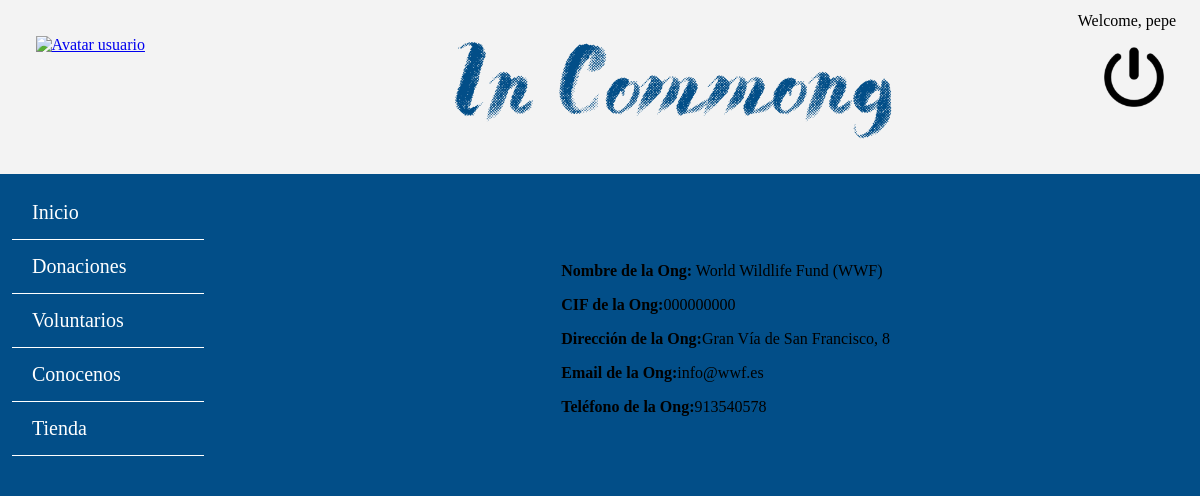
The app's page /perfilOng.php?ong=000000000 (signed in) with its own data.
### tables this page shows
CREATE TABLE `ong` (
  `CIF` varchar(9) NOT NULL,
  `nombre` varchar(30) NOT NULL,
  `direccion` varchar(50) DEFAULT NULL,
  `email` varchar(30) NOT NULL,
  `usuario` varchar(20) NOT NULL,
  `pass` varchar(20) NOT NULL,
  `telefono` int(11) DEFAULT NULL,
  `imagen` varchar(50) NOT NULL
);

### includes/DaoScripts/DaoOngs.php (called while the page is built, shortened)
<?php
	require_once '/../ModelScripts/ong.php';
	class DaoOngs{
		public function seleccionaOng($cif){
			$app = App::getSingleton();
    		$con = $app->conexionBd();
			$sql = "SELECT * FROM ong WHERE CIF = '$cif'";
			$rs = $con->query($sql) or die($con->error);
			$resultado = "";
			while($lista = @$rs->fetch_assoc()){
				$resultado =  new ong($lista['CIF'], $lista['nombre'], $lista['direccion'], $lista['email'], $lista['usuario'], $lista['pass'], $lista['telefono'], $lista['imagen']);
			}
			return $resultado;
		}
	}
?>

### includes/ModelScripts/GestorOngs.php (called while the page is built, shortened)
<?php
	require_once '/../DaoScripts/DaoOngs.php';
	class GestorOngs{
		private $daoOngs;
		function __construct(){
			$this->daoOngs = new DaoOngs();
		}
		public function seleccionaOng($cif){
			$cifN = htmlspecialchars(trim(strip_tags($cif)));
			return ($this->daoOngs->seleccionaOng($cifN));
		}
	}
?>

### includes/ModelScripts/ong.php (called while the page is built, shortened)
<?php
	class Ong{
		private $cif;
		private $nombre;
		private $direccion;
		private $email;
		private $telefono;
		function __construct($cif, $nombre, $direccion, $email, $usuario, $pass, $telefono, $imagen){
			$this->cif = $cif;
			$this->nombre = $nombre;
			$this->direccion = $direccion;
			$this->email = $email;
			$this->telefono = $telefono;
		}
		public function getCif(){ return $this->cif; }
		public function getNombre(){ return $this->nombre;}
		public function getDireccion(){ return $this->direccion; }
		public function getEmail(){ return $this->email; }
		public function getTelefono(){ return $this->telefono; }
	}
?>

### includes/ViewScripts/OngsVista.php (the view, shortened to what this page needs)
<?php
	class vistaOng{
		private $listaOngs;
		function  __construct(){
			require_once '/../ModelScripts/GestorOngs.php';
			$this->listaOngs = new GestorOngs();
		}
		public function muestraPerfilOng($ong){
			$lista = $this->listaOngs->seleccionaOng($ong);
			$nombre=$lista->getNombre();
			$cif=$lista->getCif();
			$dir=$lista->getDireccion();
			$email=$lista->getEmail();
			$tlf=$lista->getTelefono();
			echo '<div id= "contenido">';
			echo '<div id="datosOng">';
				echo '<p><strong>Nombre de la Ong:</strong>' . $nombre;
				echo '<p><strong>CIF de la Ong:</strong>' . $cif;
				echo '<p><strong>Dirección de la Ong:</strong>' . $dir;
				echo '<p><strong>Email de la Ong:</strong>' . $email;
				echo '<p><strong>Teléfono de la Ong:</strong>' . $tlf;
  				echo '</div>';
			echo '</div>';
		}
	}
?>

### css/estilos.css (style rules this page uses)
html body { height: 100%; min-width: 850px; margin: 0%; }
#datosOng { float: right; display: inline-block; margin-right: 280px; margin-top: 50px; }

### css/colorsandtext.css (style rules this page uses)
html body { background: #024e88; }
#contenido { background: #6F95BB; }

### records on screen
ong: nombre "World Wildlife Fund (WWF)", CIF "000000000", direccion "Gran Vía de San Francisco, 8", email "info@wwf.es", telefono "913540578"

### other values on screen
$_SESSION['nombre'] "pepe"
